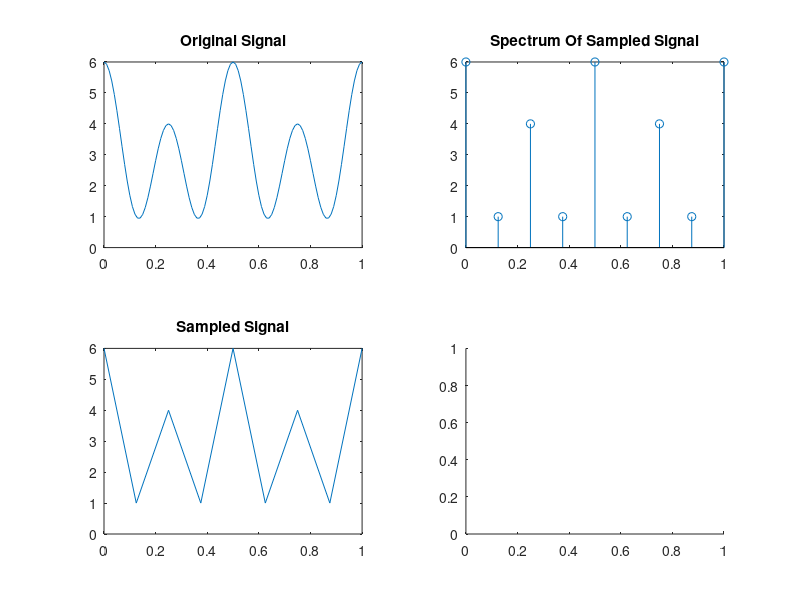

The MATLAB source for this figure: (Note: this script raises an error after producing the figure.)
clear all
fs = 100;           % sampling rate 100 samples per second
t = 0:1/fs: 1;      %100 samples interval is 0.01 second (1/fs)
x = 3 + cos(2*pi*2*t) + 2*cos(2*pi*4*t);
subplot(2,2,1)
plot(t, x);
title('Original Signal')
fs= 8;              % Nyquist rate
ts=0:1/fs:1;
xn= 3 + cos(2*pi*2*ts)+2*cos(2*pi*4*ts);
subplot(2,2,2)
stem(ts,xn);
title('Spectrum Of Sampled Signal')
subplot(2,2,3)
plot(ts,xn);
title('Sampled Signal')
subplot(2,2,4)
[xHat, fsH] = sincInterpolation(xn,fs,10);
title('Sinc Interpolation')
sgtitle('Task 1 Plots')